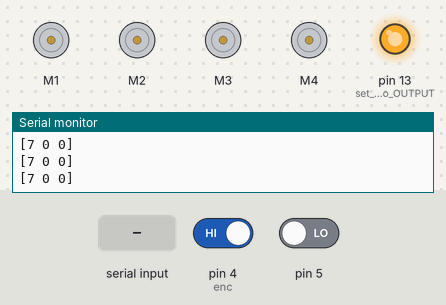
A sketch run on a simulated Arduino Uno, built with avr-gcc and run on an emulated ATmega328P. Parts: 4 × DC motor (green arrow = forward, orange = backward, longer = faster), output pins drawn as LEDs (lit = HIGH), the last lines printed to the serial monitor. The test bench sets the inputs (shaded band); at power-on: pin 5 LOW, pin 4 (enc) HIGH.

Above: at 1.2 s.
1.3 s: "[90]\n" received over Serial
At 1.55 s:
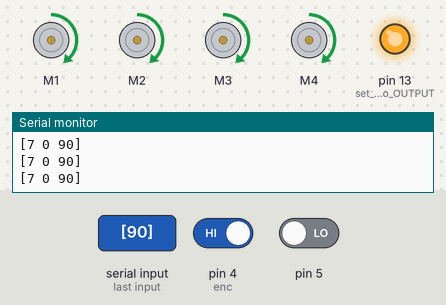
3.3 s: pin 5 driven HIGH
6.3 s: pin 4 (enc) driven LOW
9.3 s: "0\n" received over Serial
Timing chart, 0 to 47.6 s (numbered marks = the images above; inputs shaded):
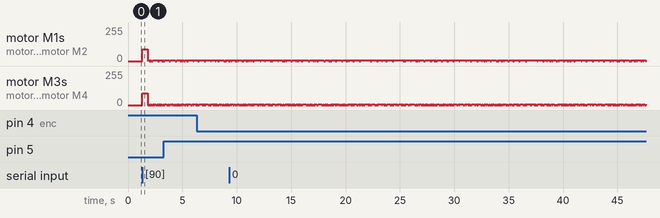

The sketch:

dev07-wheel_ul.ino
```cpp
#include <Wire.h>
#include <Adafruit_MotorShield.h>
#include "utility/Adafruit_PWMServoDriver.h"
#include <string.h>

#define DEV_ID 7

Adafruit_MotorShield AFMS = Adafruit_MotorShield();
Adafruit_DCMotor *motors[4];
static int v;

class QuadEncoder {
  public:
    long long pos;
    bool reversed; // set
    char pin[2];
    QuadEncoder() {
      reset();
    }
    int attach(int pin1, int pin2) {
      pinMode(pin1, INPUT);
      pinMode(pin2, INPUT);
      pin[0] = pin1;
      pin[1] = pin2;
      pin_state[0] = digitalRead(pin[0]) == HIGH;
      pin_state[1] = digitalRead(pin[1]) == HIGH;
    }
    int read() {
      update();
      return pos;
    }
    void reset() {
      pin[0] = 0;
      pin[1] = 0;
      pos = 0;
      velocity = 1; // velocity can either be 1 or -1
      reversed = false;
      pin_state[0] = 0;
      pin_state[1] = 0;
    }
  private:
    void update() {
      if (pin[0] == 0 || pin[1] == 0)
        return;
      // FSA : reg :: 00 01 11 10
      //     : rev :: 00 10 11 01
      char new_state[2] = {
        digitalRead(pin[0]) == HIGH,
        digitalRead(pin[1]) == HIGH
      };
      char delta_state[2] = {
        new_state[0] != pin_state[0],
        new_state[1] != pin_state[1]
      };
      if (delta_state[0] && delta_state[1]) {
        pos += velocity * 2 * (reversed ? -1 : 1);
      } else if (delta_state[1]) {
        velocity = (new_state[0] == new_state[1]) ? -1 : 1;
        pos += velocity * (reversed ? -1 : 1);
      } else if (delta_state[0]) {
        velocity = (new_state[0] == new_state[1]) ? 1 : -1;
        pos += velocity * (reversed ? -1 : 1);
      }
      pin_state[0] = new_state[0];
      pin_state[1] = new_state[1];
    }
    char pin_state[2];
    long long velocity;  // estimated
} enc;

const int bufsize = 256;
const int safesize = bufsize / 2;
char buf[bufsize];
char msg[bufsize];
char wbuf[safesize];
unsigned long msecs;
unsigned long timeout;
char numbuf[4];

int limit(int x, int a, int b) {
  if (x > b) {
    return b;
  } else if (x < a) {
    return a;
  } else {
    return x;
  }
}

void setmotors(int v) {
  bool isneg = v < 0;
  v = limit(abs(v), 0, 255);
  motors[0]->setSpeed(v);
  motors[1]->setSpeed(v);
  motors[2]->setSpeed(v);
  motors[3]->setSpeed(v);
  if (v == 0) {
    motors[0]->run(RELEASE);
    motors[1]->run(RELEASE);
    motors[2]->run(RELEASE);
    motors[3]->run(RELEASE);
  } else if (isneg) {
    motors[0]->run(BACKWARD);
    motors[1]->run(BACKWARD);
    motors[2]->run(BACKWARD);
    motors[3]->run(BACKWARD);
  } else {
    motors[0]->run(FORWARD);
    motors[1]->run(FORWARD);
    motors[2]->run(FORWARD);
    motors[3]->run(FORWARD);
  }
}

void setup() {
  motors[0] = AFMS.getMotor(1);
  motors[1] = AFMS.getMotor(2);
  motors[2] = AFMS.getMotor(3);
  motors[3] = AFMS.getMotor(4);

  enc.attach(4, 5);

  pinMode(13, OUTPUT); // set status LED to OUTPUT and HIGH
  digitalWrite(13, HIGH);

  AFMS.begin();
  setmotors(0);
  Serial.begin(57600);
  msecs = millis();
  timeout = millis();
}

static int targetv;
static int prevv;

void loop() {
  int nbytes = 0;
  if ((nbytes = Serial.available())) {
    // read + attach null byte
    int obytes = strlen(buf);
    Serial.readBytes(&buf[obytes], nbytes);
    buf[nbytes + obytes] = '\0';

    // resize just in case
    if (strlen(buf) > safesize) {
      memmove(buf, &buf[strlen(buf) - safesize], safesize);
      buf[safesize] = '\0'; // just in case
    }

    // extract possible message
    char *s, *e;
    if ((e = strchr(buf, '\n'))) {
      e[0] = '\0';
      if ((s = strrchr(buf, '['))) {
        // CUSTOMIZE
        sscanf(s, "[%d]\n",
          &targetv);
        timeout = millis();
      }
      memmove(buf, &e[1], strlen(&e[1]) + sizeof(char));
    }
  }

  // EMERGENCY STOP: MASTER COMM LOST
  if (millis() - timeout > 500) {
    // after .5 seconds, stop the robot
    setmotors(0);
    prevv = 0;
  }

  int deltav = limit(targetv - prevv, -4, 4);
  v = limit(prevv + deltav, -255, 255);
  setmotors(v);
  prevv = v;
  enc.read();

  if (millis() - msecs > 100) {
    sprintf(wbuf, "[%d %d %d]\n",
      DEV_ID,
      enc.read(),
      v);
    Serial.print(wbuf);
    msecs = millis();
  }
}
```
